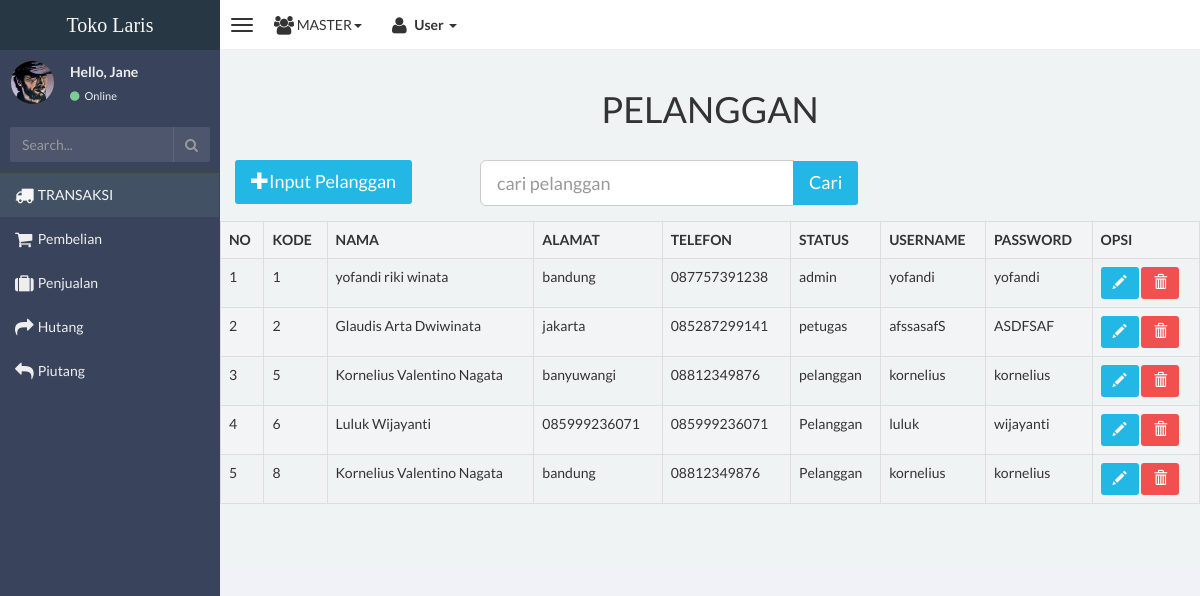
The app's page /master/search-pelanggan.php (signed in) with its own data.
### tables this page shows
CREATE TABLE `user` (
  `id_user` int(11) NOT NULL,
  `nama_pengguna` varchar(175) NOT NULL,
  `alamat` text NOT NULL,
  `telpon` varchar(20) NOT NULL,
  `level` varchar(20) NOT NULL,
  `username` varchar(175) NOT NULL,
  `password` varchar(200) NOT NULL
);

### master/search-pelanggan.php (the view, shortened to what this page needs)
<!DOCTYPE html>
<html>
<head>
    <link href="css/bootstrap.min.css" rel="stylesheet" type="text/css" />
    <link href="css/font-awesome.min.css" rel="stylesheet" type="text/css" />
    <link href="css/ionicons.min.css" rel="stylesheet" type="text/css" />
    <link href="css/morris/morris.css" rel="stylesheet" type="text/css" />
    <link href="css/jvectormap/jquery-jvectormap-1.2.2.css" rel="stylesheet" type="text/css" />
    <link href="css/datepicker/datepicker3.css" rel="stylesheet" type="text/css" />
    <link href="css/daterangepicker/daterangepicker-bs3.css" rel="stylesheet" type="text/css" />
    <link href="css/iCheck/all.css" rel="stylesheet" type="text/css" />
    <link href="css/style.css" rel="stylesheet" type="text/css" />
</head>
<body>
<body class="skin-black">
<?php include 'nav-bar.php'; ?>
<div class="wrapper row-offcanvas row-offcanvas-left">
    <aside class="left-side sidebar-offcanvas">
        <?php include 'side-bar.php'; ?>
    </aside>
                    <aside class="right-side">
                <section class="content">
                    <div class="row" style="margin-bottom:5px;">
                    <h1 align="center">PELANGGAN</h1>
    <div class="content">
            <div class="container-fluid">
                <div class="row">
                    <div class="col-md-3">
                        <a href="input-pelanggan.php" class="btn btn-lg btn-info"><i class="glyphicon glyphicon-plus"></i>Input Pelanggan</a>
                    </div>
                    <div class="col-md-5">
                        <form method="POST" action="search-pelanggan.php">
                        <div class="form-group">
                        <div class = "input-group">
                             <input type="text" class="form-control input-lg"" placeholder="cari pelanggan" name="golek">
                             <span class = "input-group-btn">
                                <input type="submit" name="cari" class= "btn btn-info btn-lg" value="Cari">
                             </span>
                        </div>
                       </form>
                    </div>
                </div><br><br>
                <table class="table table-striped table-bordered">
                    <form method="" action="">
                        <tr>
                            <th>NO</th>
                            <TH>KODE</TH>
                            <TH>NAMA</TH>
                            <TH>ALAMAT</TH>
                            <TH>TELEFON</TH>
                            <TH>STATUS</TH>
                            <TH>USERNAME</TH>
                            <TH>PASSWORD</TH>
                            <th>OPSI</th>
                        </tr>
                        <?php
                       include "koneksi.php";
                        $no=1;
                        $golek=$_POST['golek'];
                        $result=mysqli_query($link ,"SELECT * FROM user WHERE level='pelanggan' AND id_user LIKE '%$golek%' or nama_pengguna LIKE '%$golek%' or username LIKE '%$golek%' ");
                        while ($row=mysqli_fetch_array($result)) {
                        ?>
                        <tr>
                            <td><?php echo $no++; ?></td>
                            <td><?php echo $row['id_user']; ?></td>
                            <td><?php echo $row['nama_pengguna']; ?></td>
                            <td><?php echo $row['alamat']; ?></td>
                            <td><?php echo $row['telpon']; ?></td>
                            <td><?php echo $row['level']; ?></td>
                            <td><?php echo $row['username']; ?></td>
                            <td><?php echo $row['password']; ?></td>
                            <td>
                                <a href="update-pelanggan.php?id=<?php echo $row['id_user'];?>" class="btn btn-info"><span class="glyphicon glyphicon-pencil"></span></a>
                                <a href="proses-deletepelanggan.php?id=<?php echo $row['id_user'];?>" class="btn btn-danger" onclick="return confirm ('Hapus <?php echo $row['nama_pengguna'];?> ?');"title="Hapus"><span class="glyphicon glyphicon-trash"></span></a>
                            </td>
                        </tr>
                        <?php } ?>
                    </form>
                </table>
    </div>
</div>
                                                </div>
                                        </section>
                      </div>
</body>
</html>

### records on screen
user: id_user "1", nama_pengguna "yofandi riki winata", alamat "bandung", telpon "087757391238", level "admin", username "yofandi", password "yofandi"
user: id_user "2", nama_pengguna "Glaudis Arta Dwiwinata", alamat "jakarta", telpon "085287299141", level "petugas", username "afssasafS", password "ASDFSAF"
user: id_user "5", nama_pengguna "Kornelius Valentino Nagata", alamat "banyuwangi", telpon "08812349876", level "pelanggan", username "kornelius", password "kornelius"
user: id_user "6", nama_pengguna "Luluk Wijayanti", alamat "085999236071", telpon "085999236071", level "Pelanggan", username "luluk", password "wijayanti"
user: id_user "8", nama_pengguna "Kornelius Valentino Nagata", alamat "bandung", telpon "08812349876", level "Pelanggan", username "kornelius", password "kornelius"
